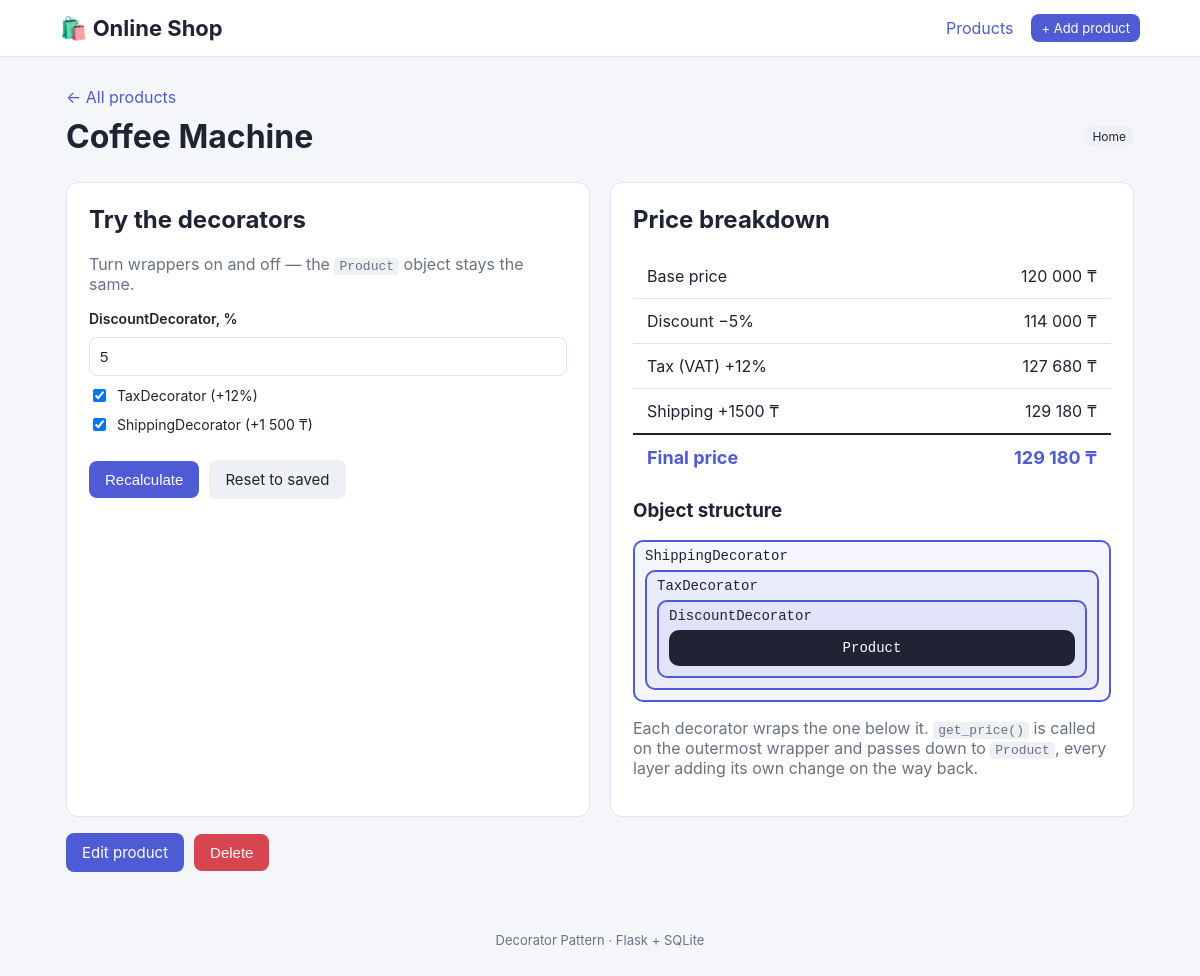
The app's page /product/4 with its own data.
### tables this page shows
CREATE TABLE products (
            id INTEGER PRIMARY KEY AUTOINCREMENT,
            name TEXT NOT NULL,
            price REAL NOT NULL CHECK(price > 0),
            category TEXT NOT NULL,
            discount INTEGER NOT NULL DEFAULT 0 CHECK(discount BETWEEN 0 AND 90),
            apply_tax INTEGER NOT NULL DEFAULT 0,
            apply_shipping INTEGER NOT NULL DEFAULT 0
        );

### app.py (the view)
@app.route("/product/<int:product_id>")
def detail(product_id):
    row = db.get_product(product_id)
    if row is None:
        abort(404)
    if "demo" in request.args:
        try:
            discount = max(0, min(90, int(request.args.get("discount", 0))))
        except ValueError:
            discount = 0
        tax = "tax" in request.args
        shipping = "shipping" in request.args
    else:
        discount = row["discount"]
        tax = bool(row["apply_tax"])
        shipping = bool(row["apply_shipping"])
    component = apply_decorators(to_product(row), discount, tax, shipping)
    chain = []
    current = component
    while hasattr(current, "_component"):
        chain.append(type(current).__name__)
        current = current._component
    chain.append("Product")
    return render_template(
        "detail.html", product=row, component=component, chain=chain,
        discount=discount, tax=tax, shipping=shipping,
        tax_rate=TAX_RATE, shipping_cost=SHIPPING_COST,
    )

### app.py (called while the page is built)
def to_product(row):
    return Product(row["id"], row["name"], row["price"], row["category"])

@app.template_filter("money")
def money(value):
    return f"{value:,.0f} ₸".replace(",", " ")

### database.py (called while the page is built)
def connect():
    conn = sqlite3.connect(DB_NAME)
    conn.row_factory = sqlite3.Row
    return conn

def get_product(product_id):
    conn = connect()
    row = conn.execute("SELECT * FROM products WHERE id = ?", (product_id,)).fetchone()
    conn.close()
    return row

### templates/detail.html (shortened to what this page needs)
{% extends "base.html" %}
{% block content %}
<a href="{{ url_for('index') }}">← All products</a>
<div class="page-head">
    <h1>{{ product.name }}</h1>
    <span class="tag">{{ product.category }}</span>
</div>
<div class="detail-grid">
    <section class="panel">
        <h2>Try the decorators</h2>
        <p class="hint">Turn wrappers on and off — the <code>Product</code> object stays the same.</p>
        <form method="GET">
            <label for="discount">DiscountDecorator, %</label>
            <input id="discount" type="number" name="discount" min="0" max="90" value="{{ discount }}">
            <label class="check"><input type="checkbox" name="tax" {% if tax %}checked{% endif %}>
                TaxDecorator (+{{ tax_rate }}%)</label>
            <label class="check"><input type="checkbox" name="shipping" {% if shipping %}checked{% endif %}>
                ShippingDecorator (+{{ shipping_cost | money }})</label>
            <div class="actions">
                <button>Recalculate</button>
                <a class="button secondary" href="{{ url_for('detail', product_id=product.id) }}">Reset to saved</a>
            </div>
        </form>
    </section>
    <section class="panel">
        <h2>Price breakdown</h2>
        <table class="steps">
            {% for label, price in component.get_steps() %}
            <tr><td>{{ label }}</td><td class="num">{{ price | money }}</td></tr>
            {% endfor %}
            <tr class="total"><td>Final price</td><td class="num">{{ component.get_price() | money }}</td></tr>
        </table>
        <h3>Object structure</h3>
        <div class="chain">
            {% for name in chain %}<div class="layer {{ 'core' if name == 'Product' }}">{{ name }}{% endfor %}
            {% for name in chain %}</div>{% endfor %}
        </div>
        <p class="hint">Each decorator wraps the one below it. <code>get_price()</code> is called on the
            outermost wrapper and passes down to <code>Product</code>, every layer adding its own change on the way back.</p>
    </section>
</div>
<div class="actions">
    <a class="button" href="{{ url_for('edit', product_id=product.id) }}">Edit product</a>
    <form method="POST" action="{{ url_for('delete', product_id=product.id) }}"
          onsubmit="return confirm('Delete {{ product.name }}?')">
        <button class="danger">Delete</button>
    </form>
</div>
{% endblock %}

### static/style.css (style rules this page uses)
:root { --bg: #f5f6fa; --card: #ffffff; --border: #e1e4ed; --text: #1f2333; --muted: #6b7185; --accent: #4f5bd5; --danger: #d64550; --discount: #e8f6ee; --discount-text: #1f7a4a; --tax: #fff4e0; --tax-text: #a0620b; --shipping: #e8efff; --shipping-text: #3550b5; }
* { box-sizing: border-box; }
body { margin: 0; font-family: -apple-system, "Segoe UI", Arial, sans-serif; background: var(--bg); color: var(--text); }
a { color: var(--accent); text-decoration: none; }
h1 { margin: 10px 0; }
.page-head { display: flex; justify-content: space-between; align-items: center; flex-wrap: wrap; gap: 12px; margin-bottom: 16px; }
.hint, .muted { color: var(--muted); }
.panel { background: var(--card); border: 1px solid var(--border); border-radius: 12px; padding: 22px; }
.panel h2 { margin-top: 0; }
form { display: grid; gap: 10px; }
input, select { padding: 10px; border: 1px solid var(--border); border-radius: 8px; font-size: 15px; background: #fff; color: var(--text); }
label { font-weight: 600; font-size: 14px; }
label.check { font-weight: normal; display: flex; align-items: center; gap: 8px; }
button, .button { padding: 10px 16px; background: var(--accent); color: #fff; border: none; border-radius: 8px; cursor: pointer; font-size: 15px; display: inline-block; text-align: center; }
.button.secondary { background: #eef0f6; color: var(--text); }
.danger { background: var(--danger); }
.actions { display: flex; gap: 10px; align-items: center; margin-top: 16px; }
.actions form { display: inline; }
table { width: 100%; border-collapse: collapse; }
th, td { padding: 12px 14px; border-bottom: 1px solid var(--border); text-align: left; white-space: nowrap; }
tr:last-child td { border-bottom: none; }
.num { text-align: right; }
.tag { font-size: 12px; background: #eef0f6; padding: 3px 8px; border-radius: 20px; }
.detail-grid { display: grid; grid-template-columns: 1fr 1fr; gap: 20px; }
.steps td { white-space: normal; }
.steps .total td { font-weight: bold; font-size: 18px; color: var(--accent); border-top: 2px solid var(--text); }
.chain { margin: 10px 0; }
.layer { border: 2px solid var(--accent); border-radius: 10px; padding: 6px 10px 10px; margin-top: 6px; font-family: monospace; font-size: 14px; background: rgba(79, 91, 213, 0.06); }
.layer.core { border-color: var(--text); background: var(--text); color: #fff; text-align: center; padding: 8px; }
code { background: #eef0f6; padding: 1px 5px; border-radius: 4px; }

### records on screen
products: name "Coffee Machine", category "Home", label "Base price", price "120 000 ₸"

### other values on screen
{{ tax_rate }} "12"
{{ shipping_cost | money }} "1 500 ₸"
{{ label }} "Discount −5%" "Tax (VAT) +12%" "Shipping +1500 ₸"
{{ price | money }} "114 000 ₸" "127 680 ₸" "129 180 ₸"
{{ component.get_price() | money }} "129 180 ₸"
{{ name }} "ShippingDecorator" "TaxDecorator" "DiscountDecorator" "Product"
